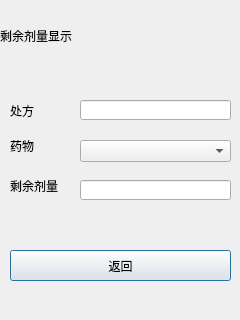
<?xml version="1.0" encoding="UTF-8"?>
<ui version="4.0">
 <class>MedicalHelp</class>
 <widget class="QDialog" name="MedicalHelp">
  <property name="geometry">
   <rect>
    <x>0</x>
    <y>0</y>
    <width>240</width>
    <height>320</height>
   </rect>
  </property>
  <property name="windowTitle">
   <string>Dialog</string>
  </property>
  <widget class="QPushButton" name="backButton">
   <property name="geometry">
    <rect>
     <x>10</x>
     <y>250</y>
     <width>221</width>
     <height>31</height>
    </rect>
   </property>
   <property name="styleSheet">
    <string notr="true">font: 75 14pt &quot;微软雅黑&quot;;</string>
   </property>
   <property name="text">
    <string>返回</string>
   </property>
  </widget>
  <widget class="QLabel" name="label">
   <property name="geometry">
    <rect>
     <x>10</x>
     <y>100</y>
     <width>54</width>
     <height>21</height>
    </rect>
   </property>
   <property name="styleSheet">
    <string notr="true">font: 75 9pt &quot;微软雅黑&quot;;</string>
   </property>
   <property name="text">
    <string>处方</string>
   </property>
  </widget>
  <widget class="QLabel" name="label_2">
   <property name="geometry">
    <rect>
     <x>10</x>
     <y>140</y>
     <width>54</width>
     <height>12</height>
    </rect>
   </property>
   <property name="styleSheet">
    <string notr="true">font: 75 9pt &quot;微软雅黑&quot;;</string>
   </property>
   <property name="text">
    <string>药物</string>
   </property>
  </widget>
  <widget class="QLabel" name="label_3">
   <property name="geometry">
    <rect>
     <x>10</x>
     <y>180</y>
     <width>54</width>
     <height>12</height>
    </rect>
   </property>
   <property name="styleSheet">
    <string notr="true">font: 75 9pt &quot;微软雅黑&quot;;</string>
   </property>
   <property name="text">
    <string>剩余剂量</string>
   </property>
  </widget>
  <widget class="QLineEdit" name="recipeLineEdit">
   <property name="geometry">
    <rect>
     <x>80</x>
     <y>100</y>
     <width>151</width>
     <height>20</height>
    </rect>
   </property>
  </widget>
  <widget class="QComboBox" name="medicineComboBox">
   <property name="geometry">
    <rect>
     <x>80</x>
     <y>140</y>
     <width>151</width>
     <height>22</height>
    </rect>
   </property>
  </widget>
  <widget class="QLineEdit" name="redundantLineEdit">
   <property name="geometry">
    <rect>
     <x>80</x>
     <y>180</y>
     <width>151</width>
     <height>20</height>
    </rect>
   </property>
  </widget>
  <widget class="QLabel" name="label_4">
   <property name="geometry">
    <rect>
     <x>0</x>
     <y>20</y>
     <width>221</width>
     <height>31</height>
    </rect>
   </property>
   <property name="styleSheet">
    <string notr="true">font: 18pt &quot;华文行楷&quot;;</string>
   </property>
   <property name="text">
    <string>剩余剂量显示</string>
   </property>
  </widget>
 </widget>
 <resources/>
 <connections/>
</ui>
